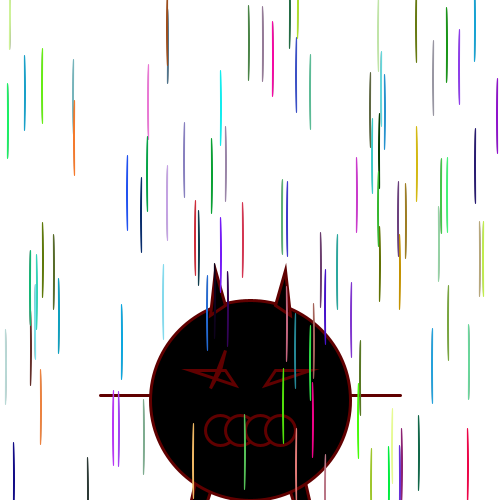
Frame 1 (no input)
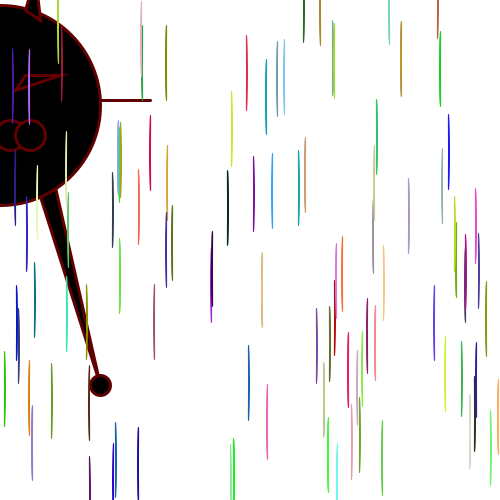
Frame 60 (the mouse pressed at the canvas centre just before this capture)
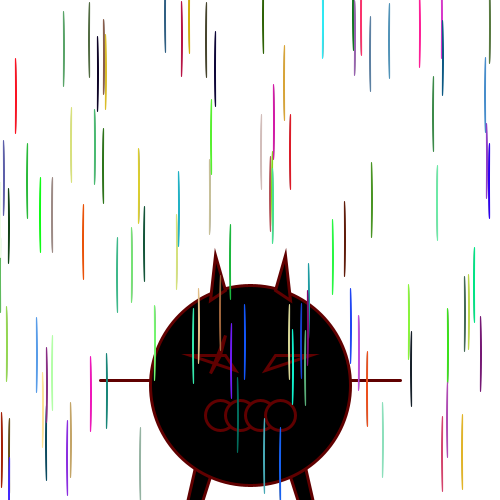
Frame 120 (the mouse held since frame 60 and released just before this capture)

The Processing sketch that drew these frames (run headless with seeded random() and noise(); from frame 60 on, the mouse is pressed at the canvas centre):

// Processing sketch: processing_127714
// ── processing_127714.pde

int monsterposX;
int monsterposY;

int richting;
int teller;

boolean test;

int y;
int spatie;
int stop;
int breedte;
int hoogte;

float i = 50;

void setup() {
  size(500, 500);
  background(100);
  monsterposX = 250;
  monsterposY = 400;
  richting = 5;
  teller = 0;
  test = true;
  y = 0;
  spatie = 30;
  stop = height;
  breedte = 10;
  hoogte = 10;
  frameRate(60);
}
void draw() {

  background(255);
  monstercolour();
  drawmonster();
  partyrain();
  monstermovement();
  strokeWeight(3);
  stroke(96, 0, 0);
  fill(100, 30, 20);
}

void monstercolour() {

  if (test == true) {
    fill(0);
  }
  else if (test == false) {
    fill(55, 0, 0);
  }

  strokeWeight(2);
  if (test == true) {
    fill(0);
  }
  else if (test == false) {
    fill(100, 30, 20);
  }

  if (test == true) {
    fill(0);
  }
  else if (test == false) {
    fill(80, 0, 0);
  }


  fill(10);
  stroke(0);


  stroke(96, 0, 0); 
  if (test == true) {
    fill(0);
  }
  else if (test == false) {
    fill(60, 0, 0);
  }

  println(teller);

  if (teller == 10) {
    teller = 0;
    test = !test;
  }
}

void monstermovement() {

  monsterposX = mouseX;
  monsterposY = monsterposY - richting;

  if (monsterposY < 0 + 100) {
    richting = -richting;
    teller = teller +1;
  }
  if (monsterposY > 500 - 100) {
    richting = -richting;
  }
}

void partyrain() {

  strokeWeight(1);
  for (int i=0; i < 100; i ++) {
    stroke(random(255), random(255), random(255));
    ellipse(random(0, 500), random(0, 500), 1, 75);
  }

  while (i > 500) { 
    i = 0;
  }
}

void drawmonster() {

  strokeWeight(3);

  stroke(96, 0, 0);
  triangle(monsterposX-100, monsterposY+280, monsterposX-50, monsterposY+60, monsterposX-30, monsterposY+60); //linkerbeen
  triangle(monsterposX+100, monsterposY+280, monsterposX+50, monsterposY+60, monsterposX+30, monsterposY+60); //rechterbeen
  ellipse(monsterposX-100, monsterposY+280, 20, 20); //linkervoet
  ellipse(monsterposX+100, monsterposY+280, 20, 20); //rechtervoet

  ellipse(monsterposX, monsterposY, 200, 200); //lichaam

  triangle(monsterposX-15, monsterposY-15, monsterposX-25, monsterposY-30, monsterposX-60, monsterposY-30); //linkerbeen
  triangle(monsterposX+15, monsterposY-15, monsterposX+25, monsterposY-30, monsterposX+60, monsterposY-30); //rechterbeen

  ellipse(monsterposX-30, monsterposY+30, 30, 30); //mond1 (van links)
  ellipse(monsterposX-10, monsterposY+30, 30, 30); //mond2
  ellipse(monsterposX+10, monsterposY+30, 30, 30); //mond3
  ellipse(monsterposX+30, monsterposY+30, 30, 30); //mond4

  triangle(monsterposX-40, monsterposY-12, monsterposX-30, monsterposY-30, monsterposX-25, monsterposY-50); //litteken oog
  triangle(monsterposX-40, monsterposY-85, monsterposX-35, monsterposY-130, monsterposX-25, monsterposY-95);  //linkerhoorn
  triangle(monsterposX+40, monsterposY-85, monsterposX+35, monsterposY-130, monsterposX+25, monsterposY-95); //rechterhoorn

  line(monsterposX-100, monsterposY-5, monsterposX-150, monsterposY-5); //linker'arm'
  line(monsterposX+100, monsterposY-5, monsterposX+150, monsterposY-5); //rechter'arm'
}
